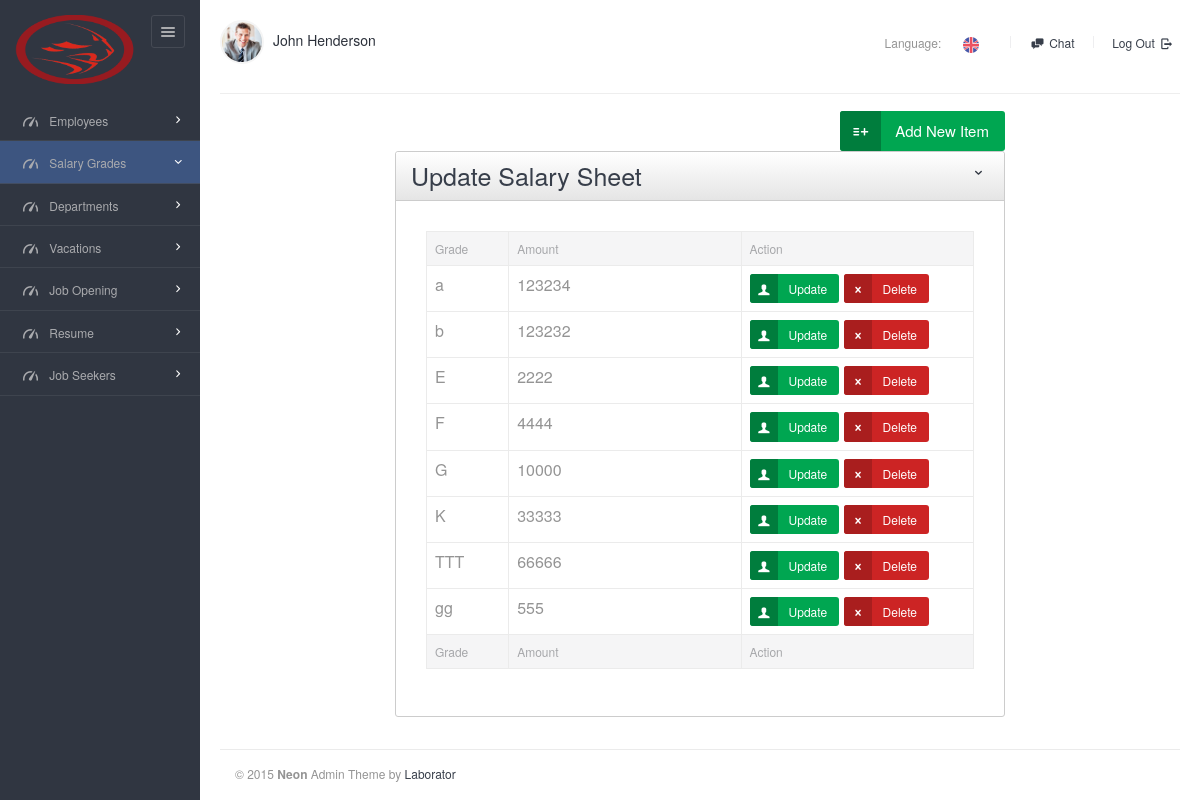
The app's page /views/salary/index.php, older data.
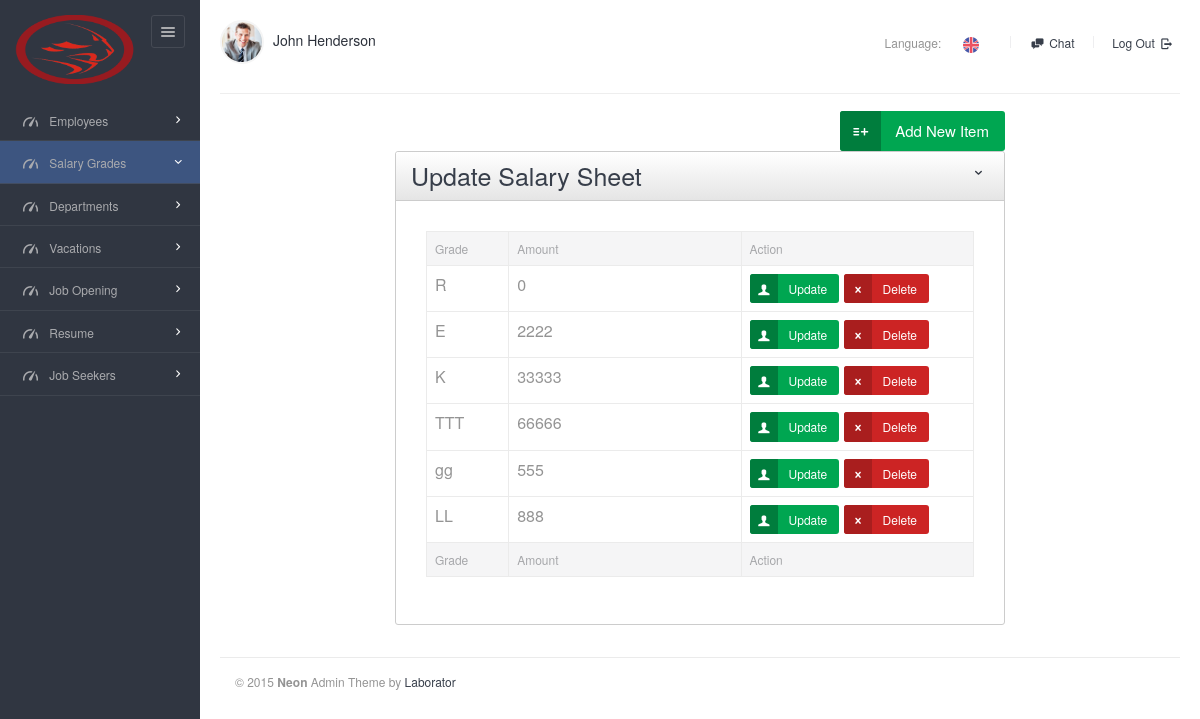
The same page, newer data.
### tables this page shows
CREATE TABLE `salary_sheet` (
  `id` int(11) NOT NULL,
  `title` varchar(255) DEFAULT NULL,
  `amount` float DEFAULT NULL
);

### src/DB/Database.php (called while the page is built, shortened)
<?php
class Database{
    public function __construct(){
        try {
            $this->connection=new PDO('mysql:host=localhost;dbname=final_project', "root","");
        }
        catch (PDOException $e) {
            echo $e->getMessage();
        }
    }
}

### src/SalarySheet/Salarysheet.php (called while the page is built, shortened)
<?php
class SalarySheet extends DB{
    public function index($fetchMode="ASSOC"){
        $STH = $this->connection->query('SELECT * from salary_sheet');
        $fetchMode = strtoupper($fetchMode);
        if(substr_count($fetchMode, "OBJ")>0)   $STH->setFetchMode(PDO::FETCH_OBJ);
        else               $STH->setFetchMode(PDO::FETCH_ASSOC);
        $arrAllData  = $STH->fetchAll();
        return $arrAllData;
    }
}
?>

### views/salary/index.php (the view, shortened to what the changed rows need)
<?php
$objEmployee = new SalarySheet();
$allData = $objEmployee->index();
?>
<!DOCTYPE html>
<html lang="en">
<head>
    <link rel="stylesheet" href="../../assets/js/jquery-ui/css/no-theme/jquery-ui-1.10.3.custom.min.css">
    <link rel="stylesheet" href="../../assets/css/font-icons/entypo/css/entypo.css">
    <link rel="stylesheet" href="../../assets/css/bootstrap.css">
    <link rel="stylesheet" href="../../assets/css/core.css">
    <link rel="stylesheet" href="../../assets/css/theme.css">
    <link rel="stylesheet" href="../../assets/css/forms.css">
    <link rel="stylesheet" href="../../assets/css/custom.css">
    <link rel="stylesheet" href="../../assets/css/sabuj.css">
</head>
<body class="page-body" data-url="http://neon.dev">
<div class="page-container">
    <div class="main-content">
        <form role="form" action="" method="post" enctype="multipart/form-data" class="form-horizontal form-groups-bordered">
            <div class="col-md-8 col-sm-offset-2">
                <div class="panel panel-gradient" data-collapsed="0">
                    <div class="panel-heading">
                        <div class="panel-title"><h2> Update Salary Sheet</h2></div>
                    </div>
                    <div class="panel-body">
                        <div class="panel-body">
                            <table class="table table-bordered datatable" id="table-1">
                                <thead>
                                <tr>
                                    <th class="col-lg-1">Grade</th>
                                    <th class="col-lg-3">Amount</th>
                                    <th class="col-lg-3">Action</th>
                                </tr>
                                </thead>
                                <tbody>
                                <?php foreach($allData as $data){?>
                                <tr class="odd gradeX">
                                    <td><?php echo $data['title']?></td>
                                    <td><?php echo $data['amount']?></td>
                                    <td>
                                        <a href="edit.php?id=<?php echo $data['id']?>" class="btn btn-success btn-md btn-icon icon-left" role="button">
                                            <i class="entypo-user"></i>
                                            Update
                                        </a>
                                        <a href="delete.php?id=<?php echo $data['id']?>" class="btn btn-danger btn-md btn-icon icon-left" role="button">
                                            <i class="entypo-cancel"></i>
                                            Delete
                                        </a>
                                    </td>
                                    <?php }?>
                                </tr>
                                </tbody>
                                <tfoot>
                                <tr>
                                    <th class="col-lg-1">Grade</th>
                                    <th class="col-lg-3">Amount</th>
                                    <th class="col-lg-3">Action</th>
                                </tfoot>
                            </table>
                        </div>
                    </div>
                </div>
            </div>
        </form>
    </div>
    <link rel="stylesheet" href="../../assets/js/selectboxit/jquery.selectBoxIt.css">
</body>
</html>

Row changes from the older to the newer data that the page shows:
removed salary_sheet: title "a", amount "123234"
removed salary_sheet: title "F", amount "4444"
removed salary_sheet: title "G", amount "10000"
changed salary_sheet (number 1 of 6 on the later page): title "b" → "R"; amount "123232" → "0"
added salary_sheet: title "LL", amount "888"
